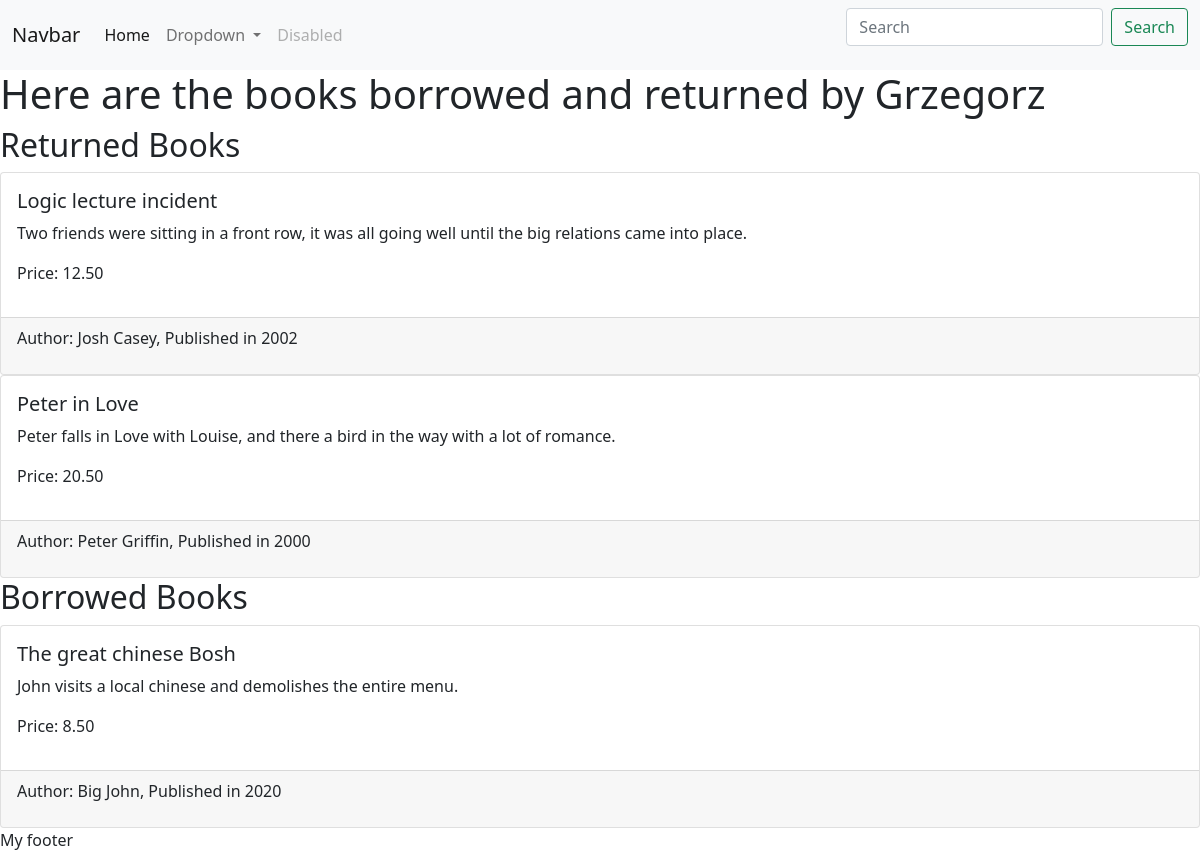
/books/customer/1, run on the app's committed database.
### library/models.py (models this page shows)
class Customer(models.Model):
    id = models.AutoField(primary_key=True)
    name = models.CharField(max_length=20, default="dn")

class Borrow(models.Model):
    cust = models.ForeignKey(Customer, on_delete=models.CASCADE)
    books = models.ForeignKey(Book, on_delete=models.CASCADE)
    due_date = models.DateField()
    is_returned = models.BooleanField(default=False)

class Book(models.Model):
    id = models.AutoField(primary_key=True)
    year = models.IntegerField()
    author = models.TextField()
    price = models.DecimalField(max_digits=5, decimal_places=2)
    title = models.TextField()
    synopsis = models.TextField()
    genre = models.CharField(default = "Comedy", max_length= 15)
    amount = models.IntegerField()

### library/views.py (the view)
# urls.py: path('books/customer/<int:id>', view_customer, name="single_customer"),
def view_customer(request, id):
    cust = Customer.objects.get(id=id)
    returned = Borrow.objects.filter(cust=cust, is_returned=True)
    not_returned = Borrow.objects.filter(cust=cust, is_returned=False)
    return render (request, "single_customer.html", {'returned':returned,'not_returned':not_returned,'cust':cust})

### library/templates/single_customer.html (shortened to what this page needs)
{% extends 'base.html' %}
{% block content %}
    <h1>Here are the books borrowed and returned by {{cust.name}}</h1>
      <h2>Returned Books</h2>
    {% if returned %}
    {% for borrowed in returned %}
      <div class="card-group">
        <div class="card" style="width: 18rem;">
            <div class="card-body">
              <h5 class="card-title">{{borrowed.books.title}}</h5>
              <p>{{borrowed.books.synopsis}}</p>
              <p>Price: {{borrowed.books.price}}</p>
            </div>
            <div class="card-footer">
                <p>Author: {{borrowed.books.author}}, Published in {{borrowed.books.year}}</p>
            </div>
        </div>
     </div>
    {% endfor %}
    {% endif %}
     <h2>Borrowed Books</h2>
    {% if not_returned %}
    {% for borrowed in not_returned %}
     <div class="card-group">
       <div class="card" style="width: 18rem;">
           <div class="card-body">
             <h5 class="card-title">{{borrowed.books.title}}</h5>
             <p>{{borrowed.books.synopsis}}</p>
             <p>Price: {{borrowed.books.price}}</p>
           </div>
           <div class="card-footer">
               <p>Author: {{borrowed.books.author}}, Published in {{borrowed.books.year}}</p>
           </div>
       </div>
        </div>
    {% endfor %}
    {% endif %}
{% endblock %}

### data on the page
Customer: name "Grzegorz"
Borrow: books "Logic lecture incident", books.synopsis "Two friends were sitting in a front row, it was all going well until the big relations came into place.", books.price "12.50", books.author "Josh Casey", books.year "2002"
Borrow: books "Peter in Love", books.synopsis "Peter falls in Love with Louise, and there a bird in the way with a lot of romance.", books.price "20.50", books.author "Peter Griffin", books.year "2000"
Borrow: books "The great chinese Bosh", books.synopsis "John visits a local chinese and demolishes the entire menu.", books.price "8.50", books.author "Big John", books.year "2020"
